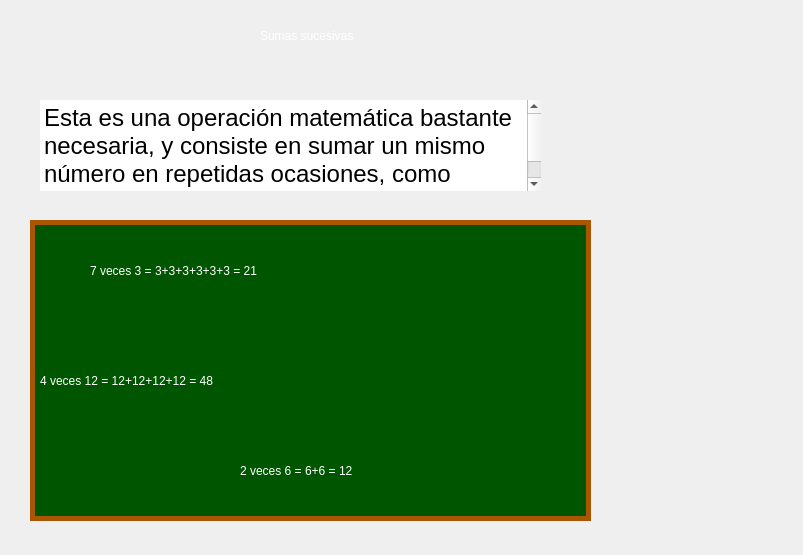
<?xml version="1.0" encoding="UTF-8"?>
<ui version="4.0">
 <class>MainWindow</class>
 <widget class="QMainWindow" name="MainWindow">
  <property name="geometry">
   <rect>
    <x>0</x>
    <y>0</y>
    <width>803</width>
    <height>555</height>
   </rect>
  </property>
  <property name="windowTitle">
   <string>Shake-Shake</string>
  </property>
  <property name="styleSheet">
   <string notr="true">QLabel{	
	color: rgb(255, 255, 255);
	font: 28pt &quot;Times New Roman&quot;;
}
QLineEdit{
	background-color: rgb(255, 255, 255);
	border:none;	
	font: 12pt &quot;Times New Roman&quot;;
}
QPushButton{
	border-radius: 60px;
}
QPushButton:pressed {
	border-radius: 30px;
    padding-top: 2px;
    padding-left: 3px;
}
QPushButton:hover {
	qproperty-iconSize: 16px 16px;
    padding-right: 3px;
}</string>
  </property>
  <widget class="QWidget" name="centralwidget">
   <widget class="QTextBrowser" name="textBrowser">
    <property name="geometry">
     <rect>
      <x>30</x>
      <y>220</y>
      <width>561</width>
      <height>301</height>
     </rect>
    </property>
    <property name="styleSheet">
     <string notr="true">background-color: rgb(0, 85, 0);
border: 5px solid;
border-color: rgb(170, 85, 0);</string>
    </property>
   </widget>
   <widget class="QLabel" name="label_11">
    <property name="geometry">
     <rect>
      <x>0</x>
      <y>70</y>
      <width>671</width>
      <height>161</height>
     </rect>
    </property>
    <property name="styleSheet">
     <string notr="true">font: 16pt &quot;Pristina&quot;;
</string>
    </property>
    <property name="text">
     <string/>
    </property>
    <property name="pixmap">
     <pixmap>Images/dialogo3.png</pixmap>
    </property>
    <property name="scaledContents">
     <bool>true</bool>
    </property>
   </widget>
   <widget class="QLabel" name="skake">
    <property name="geometry">
     <rect>
      <x>610</x>
      <y>150</y>
      <width>171</width>
      <height>171</height>
     </rect>
    </property>
    <property name="text">
     <string/>
    </property>
    <property name="pixmap">
     <pixmap>Images/shake2.png</pixmap>
    </property>
    <property name="scaledContents">
     <bool>true</bool>
    </property>
   </widget>
   <widget class="QTextEdit" name="dialogo">
    <property name="enabled">
     <bool>true</bool>
    </property>
    <property name="geometry">
     <rect>
      <x>40</x>
      <y>100</y>
      <width>501</width>
      <height>91</height>
     </rect>
    </property>
    <property name="styleSheet">
     <string notr="true">font: 18pt &quot;Times New Roman&quot;;
border-color: rgb(255, 255, 255);
border:none</string>
    </property>
    <property name="readOnly">
     <bool>true</bool>
    </property>
    <property name="html">
     <string>&lt;!DOCTYPE HTML PUBLIC &quot;-//W3C//DTD HTML 4.0//EN&quot; &quot;http://www.w3.org/TR/REC-html40/strict.dtd&quot;&gt;
&lt;html&gt;&lt;head&gt;&lt;meta name=&quot;qrichtext&quot; content=&quot;1&quot; /&gt;&lt;style type=&quot;text/css&quot;&gt;
p, li { white-space: pre-wrap; }
&lt;/style&gt;&lt;/head&gt;&lt;body style=&quot; font-family:'Times New Roman'; font-size:18pt; font-weight:400; font-style:normal;&quot;&gt;
&lt;p style=&quot; margin-top:0px; margin-bottom:0px; margin-left:0px; margin-right:0px; -qt-block-indent:0; text-indent:0px;&quot;&gt;Esta es una operación matemática bastante necesaria, y consiste en sumar un mismo número en repetidas ocasiones, como podemos ver en la pizarra.&lt;/p&gt;&lt;/body&gt;&lt;/html&gt;</string>
    </property>
   </widget>
   <widget class="QLabel" name="ejemplosuma">
    <property name="geometry">
     <rect>
      <x>260</x>
      <y>10</y>
      <width>271</width>
      <height>51</height>
     </rect>
    </property>
    <property name="styleSheet">
     <string notr="true">color: rgb(255, 255, 255);
font: 30pt &quot;Times New Roman&quot;;</string>
    </property>
    <property name="text">
     <string>Sumas sucesivas</string>
    </property>
   </widget>
   <widget class="QPushButton" name="salir">
    <property name="geometry">
     <rect>
      <x>630</x>
      <y>410</y>
      <width>101</width>
      <height>101</height>
     </rect>
    </property>
    <property name="cursor">
     <cursorShape>PointingHandCursor</cursorShape>
    </property>
    <property name="styleSheet">
     <string notr="true"/>
    </property>
    <property name="text">
     <string/>
    </property>
    <property name="icon">
     <iconset>
      <normaloff>Images/newSalir.png</normaloff>Images/newSalir.png</iconset>
    </property>
    <property name="iconSize">
     <size>
      <width>120</width>
      <height>120</height>
     </size>
    </property>
   </widget>
   <widget class="QLabel" name="label_12">
    <property name="geometry">
     <rect>
      <x>-160</x>
      <y>-140</y>
      <width>1000</width>
      <height>700</height>
     </rect>
    </property>
    <property name="minimumSize">
     <size>
      <width>0</width>
      <height>0</height>
     </size>
    </property>
    <property name="maximumSize">
     <size>
      <width>1000</width>
      <height>700</height>
     </size>
    </property>
    <property name="styleSheet">
     <string notr="true"/>
    </property>
    <property name="text">
     <string/>
    </property>
    <property name="pixmap">
     <pixmap>Images/fondo.jpg</pixmap>
    </property>
    <property name="scaledContents">
     <bool>true</bool>
    </property>
   </widget>
   <widget class="QLabel" name="label_3">
    <property name="geometry">
     <rect>
      <x>40</x>
      <y>360</y>
      <width>501</width>
      <height>41</height>
     </rect>
    </property>
    <property name="text">
     <string>4 veces 12 = 12+12+12+12 = 48</string>
    </property>
   </widget>
   <widget class="QLabel" name="label_4">
    <property name="geometry">
     <rect>
      <x>240</x>
      <y>450</y>
      <width>331</width>
      <height>41</height>
     </rect>
    </property>
    <property name="text">
     <string>2 veces 6 = 6+6 = 12</string>
    </property>
   </widget>
   <widget class="QLabel" name="label_5">
    <property name="geometry">
     <rect>
      <x>90</x>
      <y>250</y>
      <width>491</width>
      <height>41</height>
     </rect>
    </property>
    <property name="text">
     <string>7 veces 3 = 3+3+3+3+3+3 = 21</string>
    </property>
   </widget>
   <zorder>label_12</zorder>
   <zorder>textBrowser</zorder>
   <zorder>label_11</zorder>
   <zorder>skake</zorder>
   <zorder>dialogo</zorder>
   <zorder>ejemplosuma</zorder>
   <zorder>salir</zorder>
   <zorder>label_3</zorder>
   <zorder>label_4</zorder>
   <zorder>label_5</zorder>
  </widget>
 </widget>
 <resources/>
 <connections/>
</ui>
